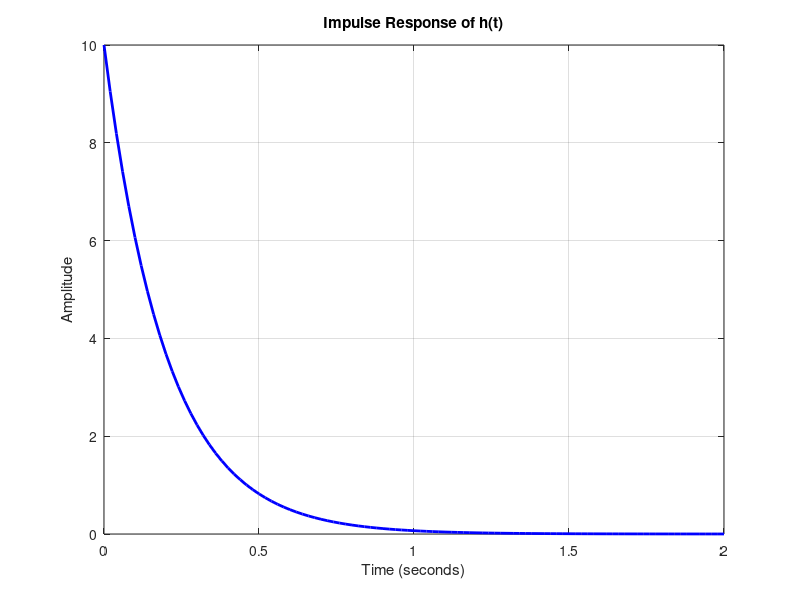
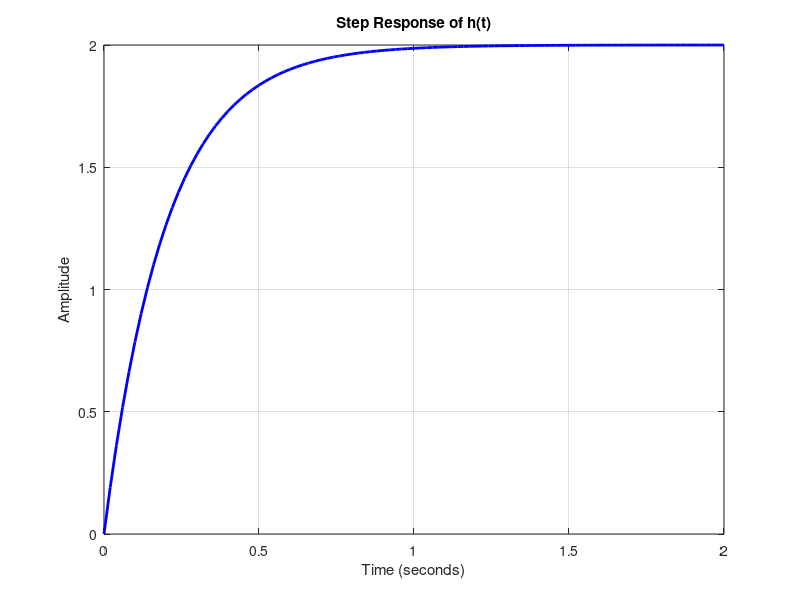
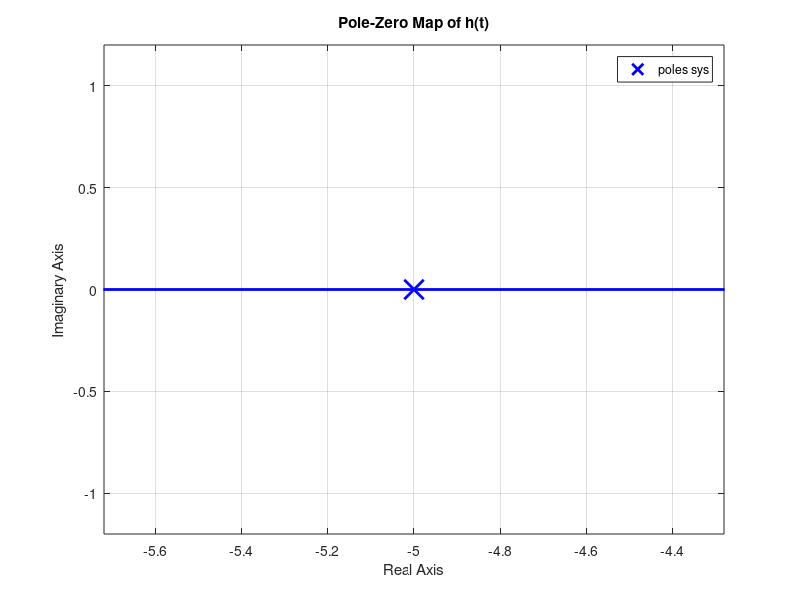

Here is the MATLAB script that generated these plots, in order:
clc; clear; close all;


% Define transfer function coefficients
numerator = [10];       
denominator = [1 5];    

% Transfer function creation
sys = tf(numerator, denominator);

t_sim =2; 
% Impulse Response with thicker line
figure;
[y,t]=impulse(sys, t_sim);
plot(t, y, 'b', 'LineWidth',2)
title('Impulse Response of h(t)');
xlabel('Time (seconds)');
ylabel('Amplitude');
grid on;

% Step Response with thicker line
figure;
[y,t]=step(sys, t_sim);
plot(t, y, 'b', 'LineWidth',2)
title('Step Response of h(t)');
xlabel('Time (seconds)');
ylabel('Amplitude');
grid on;

% Pole-Zero Map
figure;
pzmap(sys);
title('Pole-Zero Map of h(t)');
grid on;
set(findobj(gca,'Type','Line'),'MarkerSize',14,'LineWidth',2, 'color', 'b'); % Thicker poles and zeros markers

% Display poles and zeros numerically
disp('Poles of Transfer Function:');
pole(sys)

disp('Zeros of Transfer Function:');
zero(sys)
